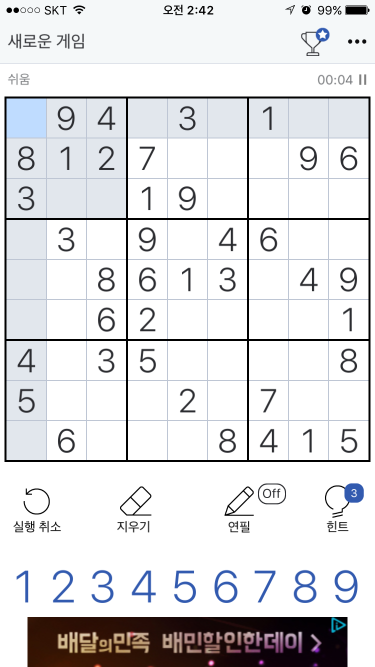
#> input picture python/SudokuSolver/src/main/learning/pictures/Easy_IMG_01.png, 750 x 1334 px (shown at 1/2 size)
$ python -i TrimImage.py   (imports and definitions only)   (older library calls are emulated)
#> lines starting #> are read from the running program, lines starting #| are printed output that depends on the picture; after the words box and inside, x2 and y2 are one past the last pixel; in counts of white or black regions, pixels touching at a corner belong together
# -*- coding: UTF-8 -*-

'''
Created on 2017. 9. 1.

@author: crims
'''

import sys

import numpy as np
import cv2
import imutils


# 윤곽 모양 구분 클래스 (출처: http://sosal.kr/1067 [so_sal])
class ShapeDetector:
    def __init__(self):
        pass

    def detect(self, c):
        # initialize the shape name and approximate the contour
        shape = "unidentified"
        peri = cv2.arcLength(c, True)
        approx = cv2.approxPolyDP(c, 0.04 * peri, True)

        # if the shape is a triangle, it will have 3 vertices
        if len(approx) == 3:
            shape = "triangle"

        # if the shape has 4 vertices, it is either a square or a rectangle
        elif len(approx) == 4:
            # compute the bounding box of the contour and use the bounding box to compute the aspect ratio
            (x, y, w, h) = cv2.boundingRect(approx)
            ar = w / float(h)

            # a square will have an aspect ratio that is approximately equal to one, otherwise, the shape is a rectangle
            shape = "square" if ar >= 0.95 and ar <= 1.05 else "rectangle"

        # if the shape is a pentagon, it will have 5 vertices
        elif len(approx) == 5:
            shape = "pentagon"

        # otherwise, we assume the shape is a circle
        else:
            shape = "circle"

        # return the name of the shape
        return shape


class TrimImage():
    def __init__(self, imagePath):
        # 이미지 경로 변수 초기화
#> called with imagePath = 'pictures/Easy_IMG_01.png'
        self.imagePath = imagePath

        # 이미지 불러오기
        self.im = cv2.imread(imagePath)
#> self.im is the input picture: shape (1334, 750, 3); mean B, G, R 224.7, 222.8, 222.7

        # 이미지 프로세싱을 위해 필터 사용
        im_gray = cv2.cvtColor(self.im, cv2.COLOR_BGR2GRAY)
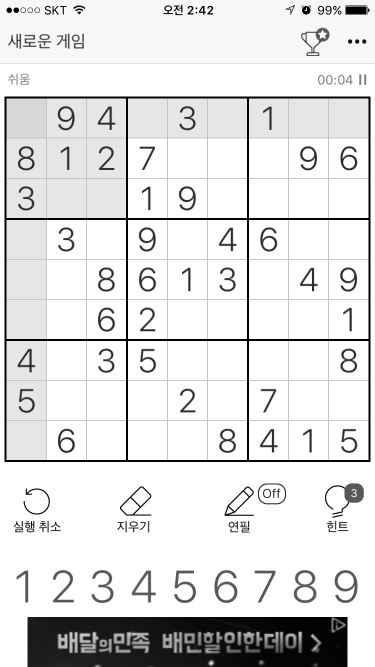
#> im_gray: shape (1334, 750) (shown at 1/2 size); min 0, max 255, mean 222.9
        im_gray_blurred = cv2.GaussianBlur(im_gray, (5, 5), 0)
        self.thresh = cv2.adaptiveThreshold(im_gray_blurred, 255, 1, 1, 11, 2)
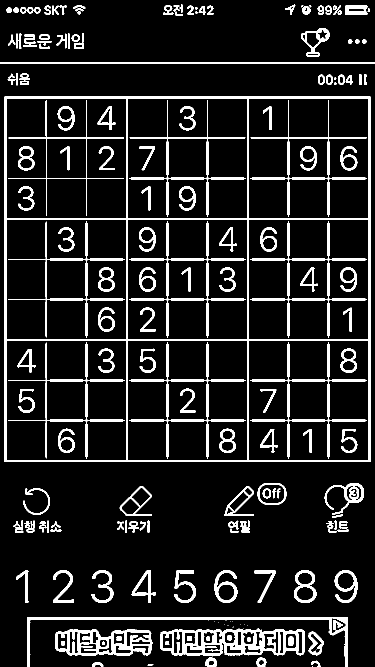
#> self.thresh: shape (1334, 750) (shown at 1/2 size); 11.3% white; 176 white regions (17 under 20 px)

    def extract(self, bFilteredImage = False, bOutput = False):
        # findContours로 윤곽선 추출
#> called with bFilteredImage = False, bOutput = False
        cnts = cv2.findContours(self.thresh.copy(), cv2.RETR_EXTERNAL, cv2.CHAIN_APPROX_SIMPLE)
#> cnts = 117 contours, 20 with area under 20; largest, box (x1, y1, x2, y2) and area: (9, 193, 741, 924) 533630, (320, 1256, 609, 1313) 13376, (110, 1258, 305, 1311) 8576, (55, 1234, 695, 1334) 4266, (588, 1140, 633, 1206) 2216
        cnts = cnts[0] if imutils.is_cv2() else cnts[1]

        sd = ShapeDetector()

        # 추출된 윤곽선 표시
        for c in cnts:
            shape = sd.detect(c)

            if not (shape == 'square' or shape == 'rectangle'):
                continue

            c = c.astype("int")
            [x,y,w,h] = cv2.boundingRect(c)

            if 730 < w < 735 and 730 < h < 735:     # 숫자가 있는 9x9의 정사각형의 크기: 732
                if bFilteredImage:
                    retIm = self.thresh[y:y+h,x:x+w]
                else:
                    retIm = self.im[y:y+h,x:x+w]

                if bOutput: cv2.imwrite(self.imagePath.replace("IMG", "trimed_images/Trimed_IMG"), retIm)

                return retIm
#> this loop made 59 passes
#> (shape, peri in detect) on passes 3, 4, 5, 6, 7, 21, 23, 24, 26, 27, 28, 29: ('pentagon', 63.11), ('circle', 61.36), ('pentagon', 67.11), ('pentagon', 73.46), ('circle', 140.5), ('circle', 1705.6), ('circle', 361.9), ('circle', 208.2), ('circle', 290), ('circle', 216.9), ('circle', 289.8), ('circle', 343.8)
#> (shape, peri in detect, approx in detect) on passes 2, 9, 10, 11, 12, 13: ('triangle', 23.66, [[295, 1330], [306, 1329], [297, 1328]]), ('triangle', 809.7, [[608, 1262], [320, 1294], [601, 1310]]), ('triangle', 3.41, [[466, 1253], [465, 1254], [466, 1254]]), ('circle', 0, [[494, 1251]]), ('circle', 2.83, [[456, 1250], [455, 1251]]), ('circle', 0, [[488, 1249]])


# [2 lines not run here, left out]

>>> result = TrimImage('pictures/Easy_IMG_01.png').extract()
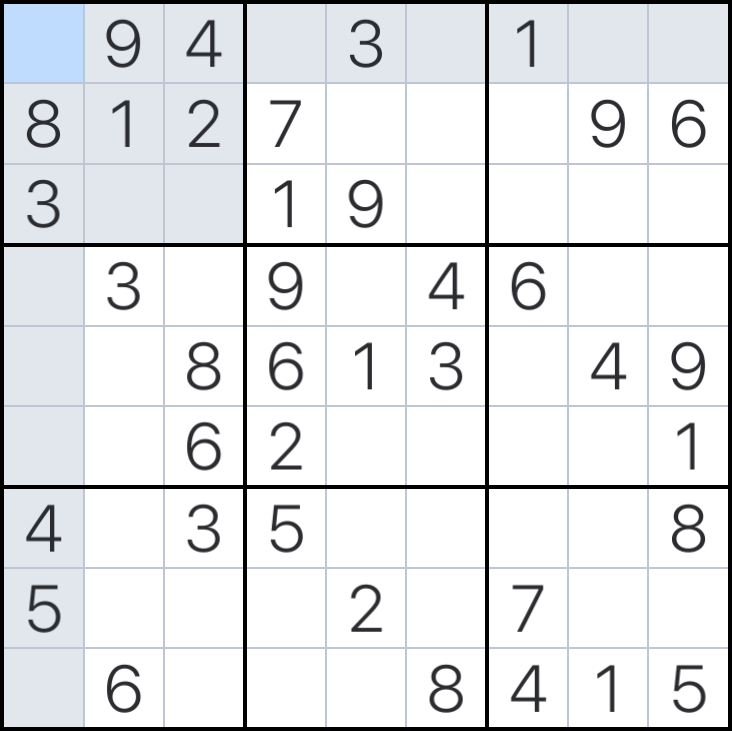
#> result: shape (731, 732, 3); mean of channels 0, 1, 2 231.8, 229.5, 227.8; drawn as B, G, R

$ run again, on python/SudokuSolver/src/main/learning/pictures/Normal_IMG_01.png
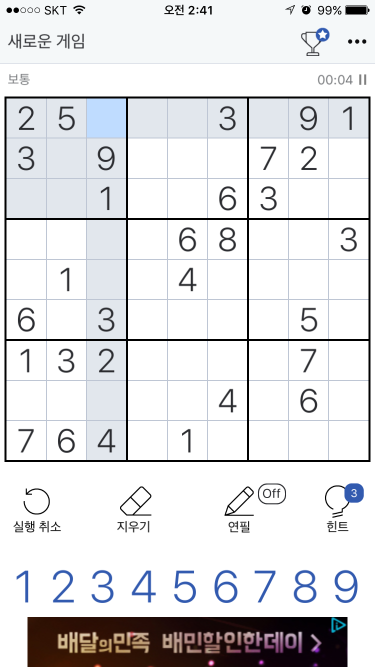
#> input picture python/SudokuSolver/src/main/learning/pictures/Normal_IMG_01.png, 750 x 1334 px (shown at 1/2 size)
#> in __init__, self.im is the input picture: shape (1334, 750, 3); mean B, G, R 225.6, 223.7, 223.6
#> in __init__, `self.thresh = cv2.adaptiveThreshold(im_gray_blurred, 255, 1, 1, 11, 2)`:
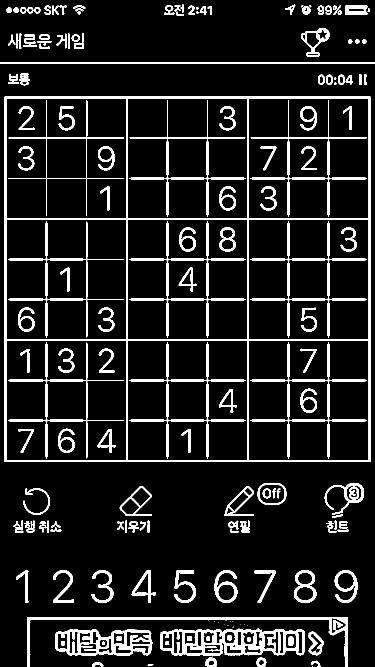
#> self.thresh: shape (1334, 750) (shown at 1/2 size); 10.8% white; 167 white regions (17 under 20 px)
#> cnts = 116 contours, 20 with area under 20; largest, box (x1, y1, x2, y2) and area: (9, 193, 741, 924) 533630, (320, 1256, 609, 1313) 13376, (110, 1258, 305, 1311) 8576, (55, 1234, 695, 1334) 4266, (588, 1140, 633, 1206) 2216
#> the loop in extract, `for c in cnts:` made 59 passes
#> (shape, peri in detect) on passes 3, 4, 5, 6, 7, 21, 23, 24: ('pentagon', 63.11), ('circle', 61.36), ('pentagon', 67.11), ('pentagon', 73.46), ('circle', 140.5), ('circle', 1705.6), ('circle', 361.9), ('circle', 208.2)
#> `result = TrimImage('pictures/Easy_IMG_01.png').extract()`:
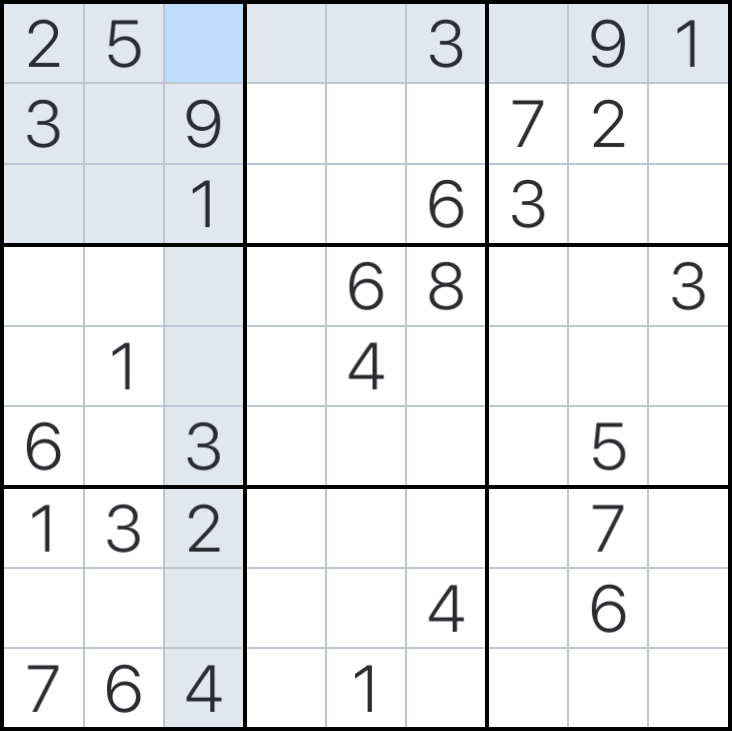
#> result: shape (731, 732, 3); mean of channels 0, 1, 2 233.5, 231.3, 229.6; drawn as B, G, R

$ run again, on python/SudokuSolver/src/main/learning/pictures/Normal_IMG_03.png
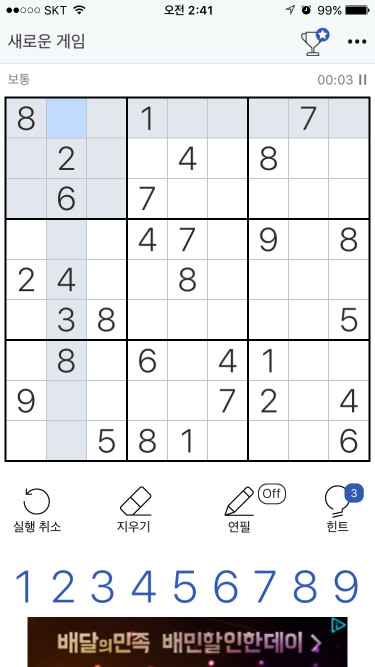
#> input picture python/SudokuSolver/src/main/learning/pictures/Normal_IMG_03.png, 750 x 1334 px (shown at 1/2 size)
#> in __init__, self.im is the input picture: shape (1334, 750, 3); mean B, G, R 225.4, 223.5, 223.4
#> in __init__, `self.thresh = cv2.adaptiveThreshold(im_gray_blurred, 255, 1, 1, 11, 2)`:
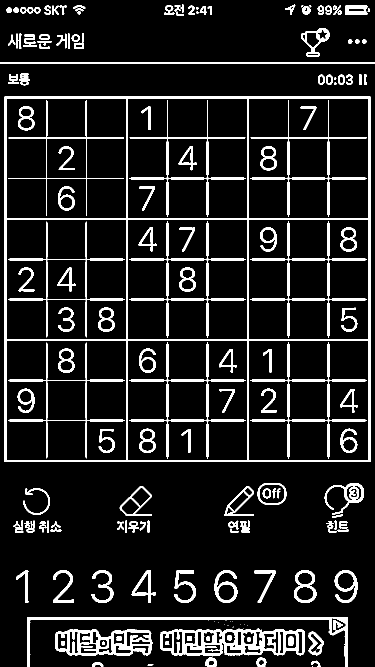
#> self.thresh: shape (1334, 750) (shown at 1/2 size); 10.9% white; 167 white regions (17 under 20 px)
#> cnts = 116 contours, 20 with area under 20; largest, box (x1, y1, x2, y2) and area: (9, 193, 741, 924) 533630, (320, 1256, 609, 1313) 13376, (110, 1258, 305, 1311) 8576, (55, 1234, 695, 1334) 4266, (588, 1140, 633, 1206) 2216
#> the loop in extract, `for c in cnts:` made 59 passes
#> (shape, peri in detect) on passes 3, 4, 5, 6, 7, 21, 23, 24: ('pentagon', 63.11), ('circle', 61.36), ('pentagon', 67.11), ('pentagon', 73.46), ('circle', 140.5), ('circle', 1705.6), ('circle', 361.9), ('circle', 208.2)
#> `result = TrimImage('pictures/Easy_IMG_01.png').extract()`:
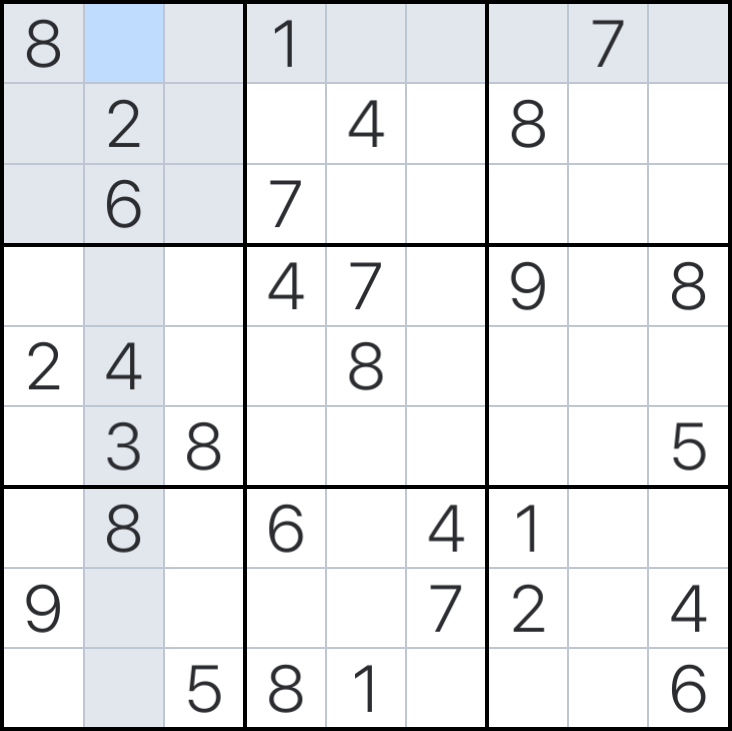
#> result: shape (731, 732, 3); mean of channels 0, 1, 2 233.2, 230.9, 229.2; drawn as B, G, R
